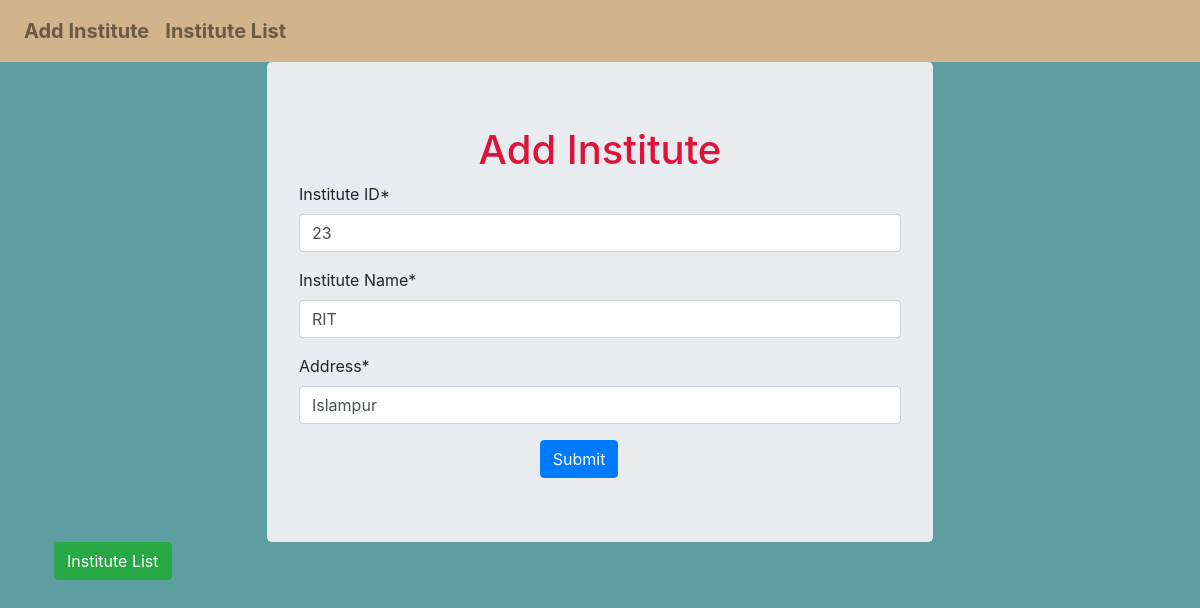
/institute/update/1/, run on the app's committed database.
### InstituteApp/models.py (models this page shows)
class Institute(models.Model):
    Institute_ID = models.IntegerField()
    Institute_Name = models.CharField(max_length=100)
    Address = models.CharField(max_length=40)

### InstituteApp/views.py (the view, shortened to what this page needs)
# urls.py: path('update/<int:i>/',views.UpdateView.as_view(),name='update'),
class UpdateView(View):
    def get(self,request,i):
        inst = Institute.objects.get(id=i)
        form = InstituteModelForm(instance=inst)
        template_name = 'InstituteApp/addinstitute.html'
        context = {'form':form}
        return render(request, template_name, context)

### InstituteApp/forms.py
class InstituteModelForm(forms.ModelForm):
    class Meta:
        model = Institute
        fields = '__all__'

### templates/InstituteApp/addinstitute.html (shortened to what this page needs)
{% extends 'InstituteApp/base.html' %}
{% load crispy_forms_tags %}
{% block content %}
    <div class="container">
        <form method="post" class="jumbotron " enctype="multipart/form-data" style="margin:auto;width:60%">
            <h1 style="text-align:center;color:crimson">Add Institute</h1>
            {{form | crispy}}
            <input type="submit"  class="btn btn-primary " style="margin-left:40%">
        </form>
    </div>
    <a href="{% url 'show_list' %}"><button class="btn btn-success" style="margin-left:4.5%">Institute List</button></a>
{% endblock %}

### data on the page
Institute: Institute_ID "23", Institute_Name "RIT", Address "Islampur"
